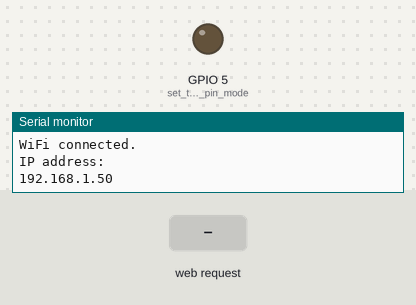
This sketch was run on a simulated ESP32. On the bench: output pins drawn as LEDs (lit = HIGH), the last lines printed to the serial monitor. Inputs (shaded band) come from the test bench. WiFi joins after 1.5 s; servers stay silent unless stated.

Above: at 3.2 s.
3.3 s: HTTP request GET /H received
At 4.5 s:
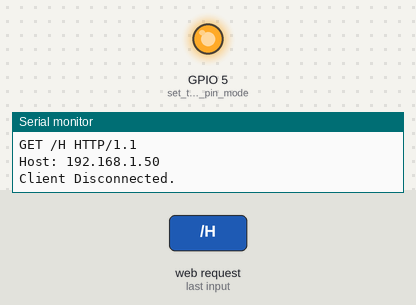
4.8 s: HTTP request GET /L received
At 5.7 s:
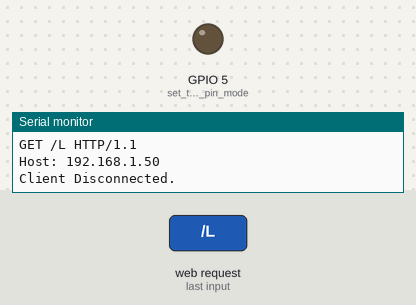
Timing chart, 0 to 7.8 s (numbered marks = the images above; inputs shaded):
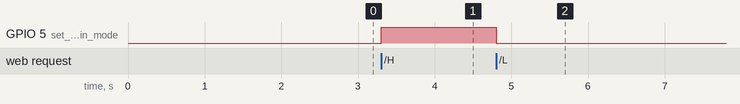

Measured:
- after the input at 3.3 s, GPIO 5 (set_the_LED_pin_mode): LOW → HIGH at once
- after the input at 4.8 s, GPIO 5 (set_the_LED_pin_mode): HIGH → LOW at once

The sketch:

SimpleWiFiServer.ino
```cpp
/*
 WiFi Web Server LED Blink

 A simple web server that lets you blink an LED via the web.
 This sketch will print the IP address of your WiFi Shield (once connected)
 to the Serial monitor. From there, you can open that address in a web browser
 to turn on and off the LED on pin 5.

 If the IP address of your shield is yourAddress:
 http://yourAddress/H turns the LED on
 http://yourAddress/L turns it off

 This example is written for a network using WPA2 encryption. For insecure
 WEP or WPA, change the Wifi.begin() call and use Wifi.setMinSecurity() accordingly.

 Circuit:
 * WiFi shield attached
 * LED attached to pin 5

 created for arduino 25 Nov 2012
 by Tom Igoe

ported for sparkfun esp32
31.01.2017 by Jan Hendrik Berlin

 */

#include <WiFi.h>

//const char *ssid = "DIGIFIBRA-70E7";
//const char *password = "UUJUKLGK3J";
const char *ssid = "TP-Link_348A";
const char *password = "47690356";

NetworkServer server(80);

void setup() {
  Serial.begin(115200);
  pinMode(5, OUTPUT);  // set the LED pin mode

  delay(10);

  // We start by connecting to a WiFi network

  Serial.println();
  Serial.println();
  Serial.print("Connecting to ");
  Serial.println(ssid);

  WiFi.mode(WIFI_STA);
  WiFi.begin(ssid, password);

  while (WiFi.status() != WL_CONNECTED) {
    delay(1000);
    Serial.print("\nEstado: " + WiFi.status());
  }

  Serial.println("");
  Serial.println("WiFi connected.");
  Serial.println("IP address: ");
  Serial.println(WiFi.localIP());

  server.begin();
}

void loop() {
  NetworkClient client = server.accept();  // listen for incoming clients

  if (client) {                     // if you get a client,
    Serial.println("New Client.");  // print a message out the serial port
    String currentLine = "";        // make a String to hold incoming data from the client
    while (client.connected()) {    // loop while the client's connected
      if (client.available()) {     // if there's bytes to read from the client,
        char c = client.read();     // read a byte, then
        Serial.write(c);            // print it out the serial monitor
        if (c == '\n') {            // if the byte is a newline character

          // if the current line is blank, you got two newline characters in a row.
          // that's the end of the client HTTP request, so send a response:
          if (currentLine.length() == 0) {
            // HTTP headers always start with a response code (e.g. HTTP/1.1 200 OK)
            // and a content-type so the client knows what's coming, then a blank line:
            client.println("HTTP/1.1 200 OK");
            client.println("Content-type:text/html");
            client.println();

            // the content of the HTTP response follows the header:
            client.print("Click <a href=\"/H\">here</a> to turn the LED on pin 5 on.<br>");
            client.print("Click <a href=\"/L\">here</a> to turn the LED on pin 5 off.<br>");

            // The HTTP response ends with another blank line:
            client.println();
            // break out of the while loop:
            break;
          } else {  // if you got a newline, then clear currentLine:
            currentLine = "";
          }
        } else if (c != '\r') {  // if you got anything else but a carriage return character,
          currentLine += c;      // add it to the end of the currentLine
        }

        // Check to see if the client request was "GET /H" or "GET /L":
        if (currentLine.endsWith("GET /H")) {
          digitalWrite(5, HIGH);  // GET /H turns the LED on
        }
        if (currentLine.endsWith("GET /L")) {
          digitalWrite(5, LOW);  // GET /L turns the LED off
        }
      }
    }
    // close the connection:
    client.stop();
    Serial.println("Client Disconnected.");
  }
}
```
